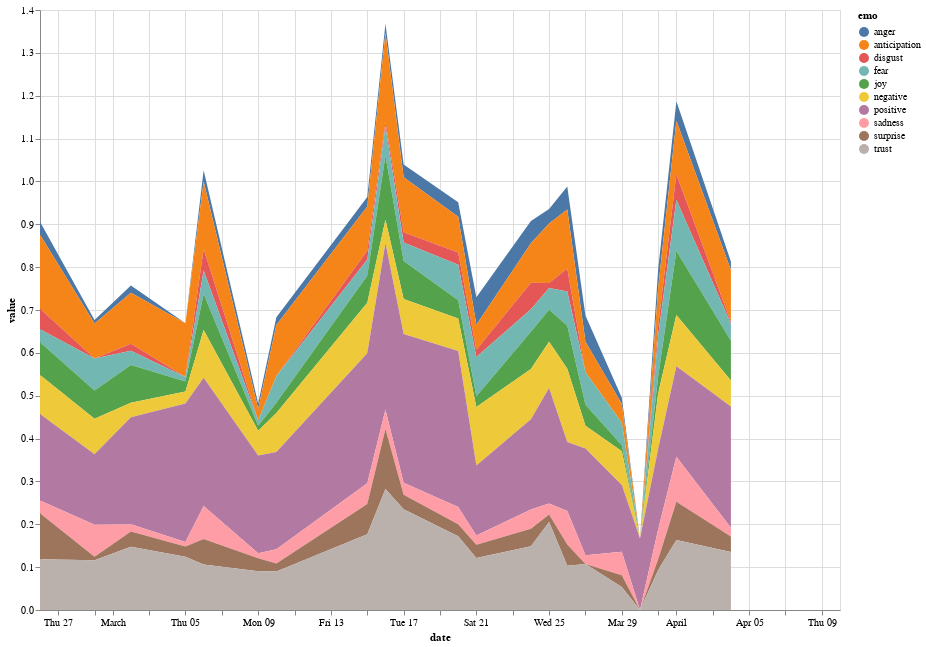

Source (notebook cell):
### Code cell
# experiment with different plot types

fauci_feels = briefings_df[briefings_df['speaker']=='Dr. Anthony Fauci']
fauci_feels_by_date = fauci_feels.groupby(['date']).mean().reset_index()
fauci_feels_by_date = fauci_feels_by_date.drop(columns=['word'])
fauci_feels_by_date = fauci_feels_by_date.melt('date', var_name='emo', value_name='value')
fauci_feels_by_date

alt.Chart(fauci_feels_by_date).mark_area().encode(
    x='date:T',
    y='value:Q',
    color='emo:N'
).properties(width=800, height = 600)

### Figure 1 — Vega-Lite specification as saved in the notebook (floating-point values rounded to 4 significant figures; data arrays with more than 128 entries replaced by an {"elided": "..."} marker saying what was removed)
{"config": {"view": {"continuousWidth": 400, "continuousHeight": 300}}, "data": {"name": "data-94c5e00272450debd7042ec33e3b9c37"}, "mark": "area", "encoding": {"color": {"type": "nominal", "field": "emo"}, "x": {"type": "temporal", "field": "date"}, "y": {"type": "quantitative", "field": "value"}}, "height": 600, "width": 800, "$schema": "https://vega.github.io/schema/vega-lite/v4.0.2.json", "datasets": {"data-94c5e00272450debd7042ec33e3b9c37": {"elided": "270 records"}}}
